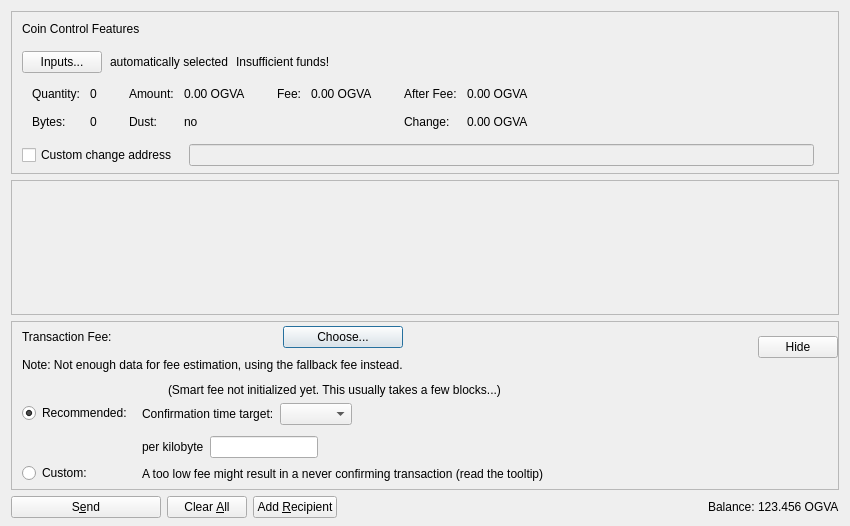
<?xml version="1.0" encoding="UTF-8"?>
<ui version="4.0">
 <class>SendCoinsDialog</class>
 <widget class="QDialog" name="SendCoinsDialog">
  <property name="geometry">
   <rect>
    <x>0</x>
    <y>0</y>
    <width>850</width>
    <height>526</height>
   </rect>
  </property>
  <property name="windowTitle">
   <string>Send Coins</string>
  </property>
  <layout class="QVBoxLayout" name="verticalLayout" stretch="0,1,0,0">
   <property name="bottomMargin">
    <number>8</number>
   </property>
   <item>
    <widget class="QFrame" name="frameCoinControl">
     <property name="sizePolicy">
      <sizepolicy hsizetype="Expanding" vsizetype="Expanding">
       <horstretch>0</horstretch>
       <verstretch>0</verstretch>
      </sizepolicy>
     </property>
     <property name="maximumSize">
      <size>
       <width>16777215</width>
       <height>16777215</height>
      </size>
     </property>
     <property name="frameShape">
      <enum>QFrame::StyledPanel</enum>
     </property>
     <property name="frameShadow">
      <enum>QFrame::Sunken</enum>
     </property>
     <layout class="QVBoxLayout" name="verticalLayoutCoinControl2">
      <property name="spacing">
       <number>0</number>
      </property>
      <property name="leftMargin">
       <number>0</number>
      </property>
      <property name="topMargin">
       <number>0</number>
      </property>
      <property name="rightMargin">
       <number>0</number>
      </property>
      <property name="bottomMargin">
       <number>6</number>
      </property>
      <item>
       <layout class="QVBoxLayout" name="verticalLayoutCoinControl" stretch="0,0,0,0,1">
        <property name="spacing">
         <number>0</number>
        </property>
        <property name="leftMargin">
         <number>10</number>
        </property>
        <property name="topMargin">
         <number>10</number>
        </property>
        <item>
         <layout class="QHBoxLayout" name="horizontalLayoutCoinControl1">
          <property name="bottomMargin">
           <number>15</number>
          </property>
          <item>
           <widget class="QLabel" name="labelCoinControlFeatures">
            <property name="sizePolicy">
             <sizepolicy hsizetype="Preferred" vsizetype="Maximum">
              <horstretch>0</horstretch>
              <verstretch>0</verstretch>
             </sizepolicy>
            </property>
            <property name="text">
             <string>Coin Control Features</string>
            </property>
           </widget>
          </item>
         </layout>
        </item>
        <item>
         <layout class="QHBoxLayout" name="horizontalLayoutCoinControl2" stretch="0,0,0,0">
          <property name="spacing">
           <number>8</number>
          </property>
          <property name="bottomMargin">
           <number>10</number>
          </property>
          <item>
           <widget class="QPushButton" name="pushButtonCoinControl">
            <property name="styleSheet">
             <string notr="true"/>
            </property>
            <property name="text">
             <string>Inputs...</string>
            </property>
            <property name="autoDefault">
             <bool>false</bool>
            </property>
           </widget>
          </item>
          <item>
           <widget class="QLabel" name="labelCoinControlAutomaticallySelected">
            <property name="text">
             <string>automatically selected</string>
            </property>
            <property name="margin">
             <number>5</number>
            </property>
           </widget>
          </item>
          <item>
           <widget class="QLabel" name="labelCoinControlInsuffFunds">
            <property name="text">
             <string>Insufficient funds!</string>
            </property>
            <property name="margin">
             <number>5</number>
            </property>
           </widget>
          </item>
          <item>
           <spacer name="horizontalSpacerCoinControl">
            <property name="orientation">
             <enum>Qt::Horizontal</enum>
            </property>
            <property name="sizeHint" stdset="0">
             <size>
              <width>40</width>
              <height>1</height>
             </size>
            </property>
           </spacer>
          </item>
         </layout>
        </item>
        <item>
         <widget class="QWidget" name="widgetCoinControl" native="true">
          <property name="sizePolicy">
           <sizepolicy hsizetype="Preferred" vsizetype="Preferred">
            <horstretch>0</horstretch>
            <verstretch>0</verstretch>
           </sizepolicy>
          </property>
          <property name="minimumSize">
           <size>
            <width>0</width>
            <height>0</height>
           </size>
          </property>
          <property name="styleSheet">
           <string notr="true"/>
          </property>
          <layout class="QHBoxLayout" name="horizontalLayoutCoinControl5">
           <property name="leftMargin">
            <number>0</number>
           </property>
           <property name="topMargin">
            <number>0</number>
           </property>
           <property name="rightMargin">
            <number>0</number>
           </property>
           <property name="bottomMargin">
            <number>0</number>
           </property>
           <item>
            <layout class="QHBoxLayout" name="horizontalLayoutCoinControl3" stretch="0,0,0,1">
             <property name="spacing">
              <number>20</number>
             </property>
             <property name="topMargin">
              <number>0</number>
             </property>
             <property name="bottomMargin">
              <number>10</number>
             </property>
             <item>
              <layout class="QFormLayout" name="formLayoutCoinControl1">
               <property name="horizontalSpacing">
                <number>10</number>
               </property>
               <property name="verticalSpacing">
                <number>14</number>
               </property>
               <property name="leftMargin">
                <number>10</number>
               </property>
               <property name="topMargin">
                <number>4</number>
               </property>
               <property name="rightMargin">
                <number>6</number>
               </property>
               <item row="0" column="0">
                <widget class="QLabel" name="labelCoinControlQuantityText">
                 <property name="text">
                  <string>Quantity:</string>
                 </property>
                 <property name="margin">
                  <number>0</number>
                 </property>
                </widget>
               </item>
               <item row="0" column="1">
                <widget class="QLabel" name="labelCoinControlQuantity">
                 <property name="cursor">
                  <cursorShape>IBeamCursor</cursorShape>
                 </property>
                 <property name="contextMenuPolicy">
                  <enum>Qt::ActionsContextMenu</enum>
                 </property>
                 <property name="text">
                  <string notr="true">0</string>
                 </property>
                 <property name="margin">
                  <number>0</number>
                 </property>
                 <property name="textInteractionFlags">
                  <set>Qt::LinksAccessibleByMouse|Qt::TextSelectableByKeyboard|Qt::TextSelectableByMouse</set>
                 </property>
                </widget>
               </item>
               <item row="1" column="0">
                <widget class="QLabel" name="labelCoinControlBytesText">
                 <property name="text">
                  <string>Bytes:</string>
                 </property>
                </widget>
               </item>
               <item row="1" column="1">
                <widget class="QLabel" name="labelCoinControlBytes">
                 <property name="cursor">
                  <cursorShape>IBeamCursor</cursorShape>
                 </property>
                 <property name="contextMenuPolicy">
                  <enum>Qt::ActionsContextMenu</enum>
                 </property>
                 <property name="text">
                  <string notr="true">0</string>
                 </property>
                 <property name="textInteractionFlags">
                  <set>Qt::LinksAccessibleByMouse|Qt::TextSelectableByKeyboard|Qt::TextSelectableByMouse</set>
                 </property>
                </widget>
               </item>
              </layout>
             </item>
             <item>
              <layout class="QFormLayout" name="formLayoutCoinControl2">
               <property name="horizontalSpacing">
                <number>10</number>
               </property>
               <property name="verticalSpacing">
                <number>14</number>
               </property>
               <property name="leftMargin">
                <number>6</number>
               </property>
               <property name="topMargin">
                <number>4</number>
               </property>
               <property name="rightMargin">
                <number>6</number>
               </property>
               <item row="0" column="0">
                <widget class="QLabel" name="labelCoinControlAmountText">
                 <property name="text">
                  <string>Amount:</string>
                 </property>
                 <property name="margin">
                  <number>0</number>
                 </property>
                </widget>
               </item>
               <item row="0" column="1">
                <widget class="QLabel" name="labelCoinControlAmount">
                 <property name="cursor">
                  <cursorShape>IBeamCursor</cursorShape>
                 </property>
                 <property name="contextMenuPolicy">
                  <enum>Qt::ActionsContextMenu</enum>
                 </property>
                 <property name="text">
                  <string notr="true">0.00 OGVA</string>
                 </property>
                 <property name="textInteractionFlags">
                  <set>Qt::LinksAccessibleByMouse|Qt::TextSelectableByKeyboard|Qt::TextSelectableByMouse</set>
                 </property>
                </widget>
               </item>
               <item row="1" column="0">
                <widget class="QLabel" name="labelCoinControlLowOutputText">
                 <property name="text">
                  <string>Dust:</string>
                 </property>
                </widget>
               </item>
               <item row="1" column="1">
                <widget class="QLabel" name="labelCoinControlLowOutput">
                 <property name="cursor">
                  <cursorShape>IBeamCursor</cursorShape>
                 </property>
                 <property name="contextMenuPolicy">
                  <enum>Qt::ActionsContextMenu</enum>
                 </property>
                 <property name="text">
                  <string notr="true">no</string>
                 </property>
                 <property name="textInteractionFlags">
                  <set>Qt::LinksAccessibleByMouse|Qt::TextSelectableByKeyboard|Qt::TextSelectableByMouse</set>
                 </property>
                </widget>
               </item>
              </layout>
             </item>
             <item>
              <layout class="QFormLayout" name="formLayoutCoinControl3">
               <property name="horizontalSpacing">
                <number>10</number>
               </property>
               <property name="verticalSpacing">
                <number>14</number>
               </property>
               <property name="leftMargin">
                <number>6</number>
               </property>
               <property name="topMargin">
                <number>4</number>
               </property>
               <property name="rightMargin">
                <number>6</number>
               </property>
               <item row="0" column="0">
                <widget class="QLabel" name="labelCoinControlFeeText">
                 <property name="text">
                  <string>Fee:</string>
                 </property>
                 <property name="margin">
                  <number>0</number>
                 </property>
                </widget>
               </item>
               <item row="0" column="1">
                <widget class="QLabel" name="labelCoinControlFee">
                 <property name="cursor">
                  <cursorShape>IBeamCursor</cursorShape>
                 </property>
                 <property name="contextMenuPolicy">
                  <enum>Qt::ActionsContextMenu</enum>
                 </property>
                 <property name="text">
                  <string notr="true">0.00 OGVA</string>
                 </property>
                 <property name="textInteractionFlags">
                  <set>Qt::LinksAccessibleByMouse|Qt::TextSelectableByKeyboard|Qt::TextSelectableByMouse</set>
                 </property>
                </widget>
               </item>
              </layout>
             </item>
             <item>
              <layout class="QFormLayout" name="formLayoutCoinControl4">
               <property name="horizontalSpacing">
                <number>10</number>
               </property>
               <property name="verticalSpacing">
                <number>14</number>
               </property>
               <property name="leftMargin">
                <number>6</number>
               </property>
               <property name="topMargin">
                <number>4</number>
               </property>
               <property name="rightMargin">
                <number>6</number>
               </property>
               <item row="0" column="0">
                <widget class="QLabel" name="labelCoinControlAfterFeeText">
                 <property name="text">
                  <string>After Fee:</string>
                 </property>
                 <property name="margin">
                  <number>0</number>
                 </property>
                </widget>
               </item>
               <item row="0" column="1">
                <widget class="QLabel" name="labelCoinControlAfterFee">
                 <property name="cursor">
                  <cursorShape>IBeamCursor</cursorShape>
                 </property>
                 <property name="contextMenuPolicy">
                  <enum>Qt::ActionsContextMenu</enum>
                 </property>
                 <property name="text">
                  <string notr="true">0.00 OGVA</string>
                 </property>
                 <property name="textInteractionFlags">
                  <set>Qt::LinksAccessibleByMouse|Qt::TextSelectableByKeyboard|Qt::TextSelectableByMouse</set>
                 </property>
                </widget>
               </item>
               <item row="1" column="0">
                <widget class="QLabel" name="labelCoinControlChangeText">
                 <property name="text">
                  <string>Change:</string>
                 </property>
                </widget>
               </item>
               <item row="1" column="1">
                <widget class="QLabel" name="labelCoinControlChange">
                 <property name="cursor">
                  <cursorShape>IBeamCursor</cursorShape>
                 </property>
                 <property name="contextMenuPolicy">
                  <enum>Qt::ActionsContextMenu</enum>
                 </property>
                 <property name="text">
                  <string notr="true">0.00 OGVA</string>
                 </property>
                 <property name="textInteractionFlags">
                  <set>Qt::LinksAccessibleByMouse|Qt::TextSelectableByKeyboard|Qt::TextSelectableByMouse</set>
                 </property>
                </widget>
               </item>
              </layout>
             </item>
            </layout>
           </item>
          </layout>
         </widget>
        </item>
        <item>
         <layout class="QHBoxLayout" name="horizontalLayoutCoinControl4" stretch="0,0,0">
          <property name="spacing">
           <number>12</number>
          </property>
          <property name="sizeConstraint">
           <enum>QLayout::SetDefaultConstraint</enum>
          </property>
          <property name="topMargin">
           <number>5</number>
          </property>
          <property name="rightMargin">
           <number>5</number>
          </property>
          <item>
           <widget class="QCheckBox" name="checkBoxCoinControlChange">
            <property name="toolTip">
             <string>If this is activated, but the change address is empty or invalid, change will be sent to a newly generated address.</string>
            </property>
            <property name="text">
             <string>Custom change address</string>
            </property>
           </widget>
          </item>
          <item>
           <widget class="QValidatedLineEdit" name="lineEditCoinControlChange">
            <property name="enabled">
             <bool>false</bool>
            </property>
            <property name="sizePolicy">
             <sizepolicy hsizetype="Expanding" vsizetype="Fixed">
              <horstretch>0</horstretch>
              <verstretch>0</verstretch>
             </sizepolicy>
            </property>
           </widget>
          </item>
          <item>
           <widget class="QLabel" name="labelCoinControlChangeLabel">
            <property name="sizePolicy">
             <sizepolicy hsizetype="Preferred" vsizetype="Expanding">
              <horstretch>0</horstretch>
              <verstretch>0</verstretch>
             </sizepolicy>
            </property>
            <property name="minimumSize">
             <size>
              <width>0</width>
              <height>0</height>
             </size>
            </property>
            <property name="text">
             <string/>
            </property>
            <property name="margin">
             <number>3</number>
            </property>
           </widget>
          </item>
         </layout>
        </item>
        <item>
         <spacer name="verticalSpacerCoinControl">
          <property name="orientation">
           <enum>Qt::Vertical</enum>
          </property>
          <property name="sizeHint" stdset="0">
           <size>
            <width>800</width>
            <height>1</height>
           </size>
          </property>
         </spacer>
        </item>
       </layout>
      </item>
     </layout>
    </widget>
   </item>
   <item>
    <widget class="QScrollArea" name="scrollArea">
     <property name="widgetResizable">
      <bool>true</bool>
     </property>
     <widget class="QWidget" name="scrollAreaWidgetContents">
      <property name="geometry">
       <rect>
        <x>0</x>
        <y>0</y>
        <width>830</width>
        <height>104</height>
       </rect>
      </property>
      <layout class="QVBoxLayout" name="verticalLayout_2" stretch="0,1">
       <property name="leftMargin">
        <number>0</number>
       </property>
       <property name="topMargin">
        <number>0</number>
       </property>
       <property name="rightMargin">
        <number>0</number>
       </property>
       <property name="bottomMargin">
        <number>0</number>
       </property>
       <item>
        <layout class="QVBoxLayout" name="entries">
         <property name="spacing">
          <number>6</number>
         </property>
        </layout>
       </item>
       <item>
        <spacer name="verticalSpacer">
         <property name="orientation">
          <enum>Qt::Vertical</enum>
         </property>
         <property name="sizeHint" stdset="0">
          <size>
           <width>20</width>
           <height>40</height>
          </size>
         </property>
        </spacer>
       </item>
      </layout>
     </widget>
    </widget>
   </item>
   <item>
    <widget class="QFrame" name="frameFee">
     <property name="sizePolicy">
      <sizepolicy hsizetype="Expanding" vsizetype="Expanding">
       <horstretch>0</horstretch>
       <verstretch>0</verstretch>
      </sizepolicy>
     </property>
     <property name="maximumSize">
      <size>
       <width>16777215</width>
       <height>16777215</height>
      </size>
     </property>
     <property name="frameShape">
      <enum>QFrame::StyledPanel</enum>
     </property>
     <property name="frameShadow">
      <enum>QFrame::Sunken</enum>
     </property>
     <layout class="QVBoxLayout" name="verticalLayoutFee1">
      <property name="spacing">
       <number>0</number>
      </property>
      <property name="leftMargin">
       <number>0</number>
      </property>
      <property name="topMargin">
       <number>0</number>
      </property>
      <property name="rightMargin">
       <number>0</number>
      </property>
      <property name="bottomMargin">
       <number>0</number>
      </property>
      <item>
       <layout class="QVBoxLayout" name="verticalLayoutFee2" stretch="0,0,0">
        <property name="spacing">
         <number>0</number>
        </property>
        <property name="leftMargin">
         <number>10</number>
        </property>
        <property name="topMargin">
         <number>0</number>
        </property>
        <item>
         <layout class="QHBoxLayout" name="horizontalLayoutFee1">
          <property name="bottomMargin">
           <number>0</number>
          </property>
          <item>
           <layout class="QVBoxLayout" name="verticalLayoutFee7">
            <property name="spacing">
             <number>0</number>
            </property>
            <item>
             <spacer name="verticalSpacerSmartFee">
              <property name="orientation">
               <enum>Qt::Vertical</enum>
              </property>
              <property name="sizeType">
               <enum>QSizePolicy::Fixed</enum>
              </property>
              <property name="sizeHint" stdset="0">
               <size>
                <width>1</width>
                <height>4</height>
               </size>
              </property>
             </spacer>
            </item>
            <item>
             <layout class="QHBoxLayout" name="horizontalLayoutSmartFee">
              <property name="spacing">
               <number>10</number>
              </property>
              <item>
               <widget class="QLabel" name="labelFeeHeadline">
                <property name="sizePolicy">
                 <sizepolicy hsizetype="Preferred" vsizetype="Maximum">
                  <horstretch>0</horstretch>
                  <verstretch>0</verstretch>
                 </sizepolicy>
                </property>
                <property name="text">
                 <string>Transaction Fee:</string>
                </property>
               </widget>
              </item>
              <item>
               <widget class="QLabel" name="labelFeeMinimized">
                <property name="text">
                 <string/>
                </property>
               </widget>
              </item>
              <item>
               <widget class="QPushButton" name="buttonChooseFee">
                <property name="text">
                 <string>Choose...</string>
                </property>
               </widget>
              </item>
             </layout>
            </item>
            <item>
             <spacer name="verticalSpacer_7">
              <property name="orientation">
               <enum>Qt::Vertical</enum>
              </property>
              <property name="sizeHint" stdset="0">
               <size>
                <width>1</width>
                <height>10</height>
               </size>
              </property>
             </spacer>
            </item>
            <item>
             <widget class="QLabel" name="fallbackFeeWarningLabel">
              <property name="toolTip">
               <string>Using the fallbackfee can result in sending a transaction that will take several hours or days (or never) to confirm. Consider choosing your fee manually or wait until you have validated the complete chain.</string>
              </property>
              <property name="text">
               <string>Note: Not enough data for fee estimation, using the fallback fee instead.</string>
              </property>
              <property name="wordWrap">
               <bool>false</bool>
              </property>
             </widget>
            </item>
            <item>
             <spacer name="verticalSpacer_5">
              <property name="orientation">
               <enum>Qt::Vertical</enum>
              </property>
              <property name="sizeHint" stdset="0">
               <size>
                <width>1</width>
                <height>1</height>
               </size>
              </property>
             </spacer>
            </item>
           </layout>
          </item>
          <item>
           <spacer name="horizontalSpacer_4">
            <property name="orientation">
             <enum>Qt::Horizontal</enum>
            </property>
            <property name="sizeHint" stdset="0">
             <size>
              <width>1</width>
              <height>1</height>
             </size>
            </property>
           </spacer>
          </item>
          <item>
           <widget class="QPushButton" name="buttonMinimizeFee">
            <property name="toolTip">
             <string>Hide transaction fee settings</string>
            </property>
            <property name="text">
             <string>Hide</string>
            </property>
           </widget>
          </item>
         </layout>
        </item>
        <item>
         <widget class="QFrame" name="frameFeeSelection">
          <layout class="QVBoxLayout" name="verticalLayoutFee12">
           <property name="spacing">
            <number>0</number>
           </property>
           <property name="leftMargin">
            <number>0</number>
           </property>
           <property name="topMargin">
            <number>0</number>
           </property>
           <property name="rightMargin">
            <number>0</number>
           </property>
           <property name="bottomMargin">
            <number>0</number>
           </property>
           <item>
            <layout class="QGridLayout" name="gridLayoutFee">
             <property name="topMargin">
              <number>10</number>
             </property>
             <property name="bottomMargin">
              <number>4</number>
             </property>
             <property name="horizontalSpacing">
              <number>10</number>
             </property>
             <property name="verticalSpacing">
              <number>4</number>
             </property>
             <item row="1" column="1">
              <layout class="QVBoxLayout" name="verticalLayoutFee8">
               <property name="spacing">
                <number>6</number>
               </property>
               <property name="topMargin">
                <number>3</number>
               </property>
               <item>
                <layout class="QHBoxLayout" name="horizontalLayoutFee13" stretch="0,0,1">
                 <item>
                  <widget class="QLabel" name="labelCustomPerKilobyte">
                   <property name="toolTip">
                    <string>If the custom fee is set to 1000 muffs and the transaction is only 250 bytes, then &quot;per kilobyte&quot; only pays 250 muffs in fee,&lt;br /&gt;while &quot;at least&quot; pays 1000 muffs. For transactions bigger than a kilobyte both pay by kilobyte.</string>
                   </property>
                   <property name="text">
                    <string>per kilobyte</string>
                   </property>
                  </widget>
                 </item>
                 <item>
                  <widget class="BitcoinAmountField" name="customFee"/>
                 </item>
                 <item>
                  <spacer name="horizontalSpacer_6">
                   <property name="orientation">
                    <enum>Qt::Horizontal</enum>
                   </property>
                   <property name="sizeHint" stdset="0">
                    <size>
                     <width>1</width>
                     <height>1</height>
                    </size>
                   </property>
                  </spacer>
                 </item>
                </layout>
               </item>
               <item>
                <layout class="QHBoxLayout" name="horizontalLayoutFee8">
                 <item>
                  <widget class="QLabel" name="labelCustomFeeWarning">
                   <property name="enabled">
                    <bool>true</bool>
                   </property>
                   <property name="toolTip">
                    <string>When there is less transaction volume than space in the blocks, miners as well as relaying nodes may enforce a minimum fee. Paying only this minimum fee is just fine, but be aware that this can result in a never confirming transaction once there is more demand for ogva transactions than the network can process.</string>
                   </property>
                   <property name="text">
                    <string>A too low fee might result in a never confirming transaction (read the tooltip)</string>
                   </property>
                  </widget>
                 </item>
                 <item>
                  <spacer name="horizontalSpacer_2">
                   <property name="orientation">
                    <enum>Qt::Horizontal</enum>
                   </property>
                   <property name="sizeHint" stdset="0">
                    <size>
                     <width>1</width>
                     <height>1</height>
                    </size>
                   </property>
                  </spacer>
                 </item>
                </layout>
               </item>
              </layout>
             </item>
             <item row="0" column="0">
              <layout class="QVBoxLayout" name="verticalLayoutFee4" stretch="0,1">
               <property name="topMargin">
                <number>20</number>
               </property>
               <property name="bottomMargin">
                <number>3</number>
               </property>
               <item>
                <widget class="QRadioButton" name="radioSmartFee">
                 <property name="text">
                  <string>Recommended:</string>
                 </property>
                 <property name="checked">
                  <bool>true</bool>
                 </property>
                 <attribute name="buttonGroup">
                  <string notr="true">groupFee</string>
                 </attribute>
                </widget>
               </item>
               <item>
                <spacer name="verticalSpacer_2">
                 <property name="orientation">
                  <enum>Qt::Vertical</enum>
                 </property>
                 <property name="sizeHint" stdset="0">
                  <size>
                   <width>1</width>
                   <height>1</height>
                  </size>
                 </property>
                </spacer>
               </item>
              </layout>
             </item>
             <item row="1" column="0">
              <layout class="QVBoxLayout" name="verticalLayoutFee9" stretch="0,1">
               <property name="topMargin">
                <number>30</number>
               </property>
               <item>
                <widget class="QRadioButton" name="radioCustomFee">
                 <property name="text">
                  <string>Custom:</string>
                 </property>
                 <attribute name="buttonGroup">
                  <string notr="true">groupFee</string>
                 </attribute>
                </widget>
               </item>
               <item>
                <spacer name="verticalSpacer_6">
                 <property name="orientation">
                  <enum>Qt::Vertical</enum>
                 </property>
                 <property name="sizeHint" stdset="0">
                  <size>
                   <width>1</width>
                   <height>1</height>
                  </size>
                 </property>
                </spacer>
               </item>
              </layout>
             </item>
             <item row="0" column="1">
              <layout class="QVBoxLayout" name="verticalLayoutFee3" stretch="0,0,1">
               <property name="spacing">
                <number>6</number>
               </property>
               <property name="topMargin">
                <number>0</number>
               </property>
               <property name="bottomMargin">
                <number>3</number>
               </property>
               <item>
                <layout class="QHBoxLayout" name="horizontalLayoutFee12">
                 <item>
                  <widget class="QLabel" name="labelSmartFee">
                   <property name="text">
                    <string/>
                   </property>
                  </widget>
                 </item>
                 <item>
                  <widget class="QLabel" name="labelFeeEstimation">
                   <property name="text">
                    <string/>
                   </property>
                  </widget>
                 </item>
                 <item>
                  <widget class="QLabel" name="labelSmartFee2">
                   <property name="text">
                    <string>(Smart fee not initialized yet. This usually takes a few blocks...)</string>
                   </property>
                  </widget>
                 </item>
                 <item>
                  <spacer name="horizontalSpacer_5">
                   <property name="orientation">
                    <enum>Qt::Horizontal</enum>
                   </property>
                   <property name="sizeHint" stdset="0">
                    <size>
                     <width>1</width>
                     <height>1</height>
                    </size>
                   </property>
                  </spacer>
                 </item>
                </layout>
               </item>
               <item>
                <layout class="QHBoxLayout" name="horizontalLayoutFee9">
                 <item>
                  <layout class="QVBoxLayout" name="verticalLayoutFee6">
                   <item>
                    <widget class="QLabel" name="labelSmartFee3">
                     <property name="text">
                      <string>Confirmation time target:</string>
                     </property>
                    </widget>
                   </item>
                  </layout>
                 </item>
                 <item>
                  <layout class="QVBoxLayout" name="verticalLayoutFee5">
                   <property name="rightMargin">
                    <number>30</number>
                   </property>
                   <item>
                    <layout class="QHBoxLayout" name="horizontalLayoutConfTarget">
                     <property name="bottomMargin">
                      <number>0</number>
                     </property>
                     <item>
                      <widget class="QComboBox" name="confTargetSelector"/>
                     </item>
                     <item>
                      <spacer name="horizontalSpacerConfTarget">
                       <property name="orientation">
                        <enum>Qt::Horizontal</enum>
                       </property>
                       <property name="sizeHint" stdset="0">
                        <size>
                         <width>40</width>
                         <height>20</height>
                        </size>
                       </property>
                      </spacer>
                     </item>
                    </layout>
                   </item>
                  </layout>
                 </item>
                </layout>
               </item>
               <item>
                <spacer name="verticalSpacer_4">
                 <property name="orientation">
                  <enum>Qt::Vertical</enum>
                 </property>
                 <property name="sizeHint" stdset="0">
                  <size>
                   <width>1</width>
                   <height>1</height>
                  </size>
                 </property>
                </spacer>
               </item>
              </layout>
             </item>
            </layout>
           </item>
          </layout>
         </widget>
        </item>
        <item>
         <spacer name="verticalSpacerFee">
          <property name="orientation">
           <enum>Qt::Vertical</enum>
          </property>
          <property name="sizeHint" stdset="0">
           <size>
            <width>800</width>
            <height>1</height>
           </size>
          </property>
         </spacer>
        </item>
       </layout>
      </item>
     </layout>
    </widget>
   </item>
   <item>
    <layout class="QHBoxLayout" name="horizontalLayout">
     <item>
      <widget class="QPushButton" name="sendButton">
       <property name="minimumSize">
        <size>
         <width>150</width>
         <height>0</height>
        </size>
       </property>
       <property name="toolTip">
        <string>Confirm the send action</string>
       </property>
       <property name="text">
        <string>S&amp;end</string>
       </property>
       <property name="autoDefault">
        <bool>false</bool>
       </property>
       <property name="default">
        <bool>false</bool>
       </property>
      </widget>
     </item>
     <item>
      <widget class="QPushButton" name="clearButton">
       <property name="sizePolicy">
        <sizepolicy hsizetype="Minimum" vsizetype="Fixed">
         <horstretch>0</horstretch>
         <verstretch>0</verstretch>
        </sizepolicy>
       </property>
       <property name="toolTip">
        <string>Clear all fields of the form.</string>
       </property>
       <property name="text">
        <string>Clear &amp;All</string>
       </property>
       <property name="autoDefault">
        <bool>false</bool>
       </property>
      </widget>
     </item>
     <item>
      <widget class="QPushButton" name="addButton">
       <property name="toolTip">
        <string>Send to multiple recipients at once</string>
       </property>
       <property name="text">
        <string>Add &amp;Recipient</string>
       </property>
       <property name="autoDefault">
        <bool>false</bool>
       </property>
      </widget>
     </item>
     <item>
      <spacer name="horizontalSpacer">
       <property name="orientation">
        <enum>Qt::Horizontal</enum>
       </property>
       <property name="sizeHint" stdset="0">
        <size>
         <width>40</width>
         <height>20</height>
        </size>
       </property>
      </spacer>
     </item>
     <item>
      <layout class="QHBoxLayout" name="horizontalLayout_2">
       <property name="spacing">
        <number>3</number>
       </property>
       <item>
        <widget class="QLabel" name="labelBalanceName">
         <property name="text">
          <string>Balance:</string>
         </property>
        </widget>
       </item>
       <item>
        <widget class="QLabel" name="labelBalance">
         <property name="sizePolicy">
          <sizepolicy hsizetype="Preferred" vsizetype="Preferred">
           <horstretch>0</horstretch>
           <verstretch>0</verstretch>
          </sizepolicy>
         </property>
         <property name="cursor">
          <cursorShape>IBeamCursor</cursorShape>
         </property>
         <property name="text">
          <string notr="true">123.456 OGVA</string>
         </property>
         <property name="textInteractionFlags">
          <set>Qt::LinksAccessibleByMouse|Qt::TextSelectableByKeyboard|Qt::TextSelectableByMouse</set>
         </property>
        </widget>
       </item>
      </layout>
     </item>
    </layout>
   </item>
  </layout>
 </widget>
 <customwidgets>
  <customwidget>
   <class>QValidatedLineEdit</class>
   <extends>QLineEdit</extends>
   <header>qt/qvalidatedlineedit.h</header>
  </customwidget>
  <customwidget>
   <class>BitcoinAmountField</class>
   <extends>QLineEdit</extends>
   <header>qt/bitcoinamountfield.h</header>
   <container>1</container>
  </customwidget>
 </customwidgets>
 <resources>
  <include location="../ogva.qrc"/>
 </resources>
 <connections/>
 <buttongroups>
  <buttongroup name="groupFee"/>
 </buttongroups>
</ui>
